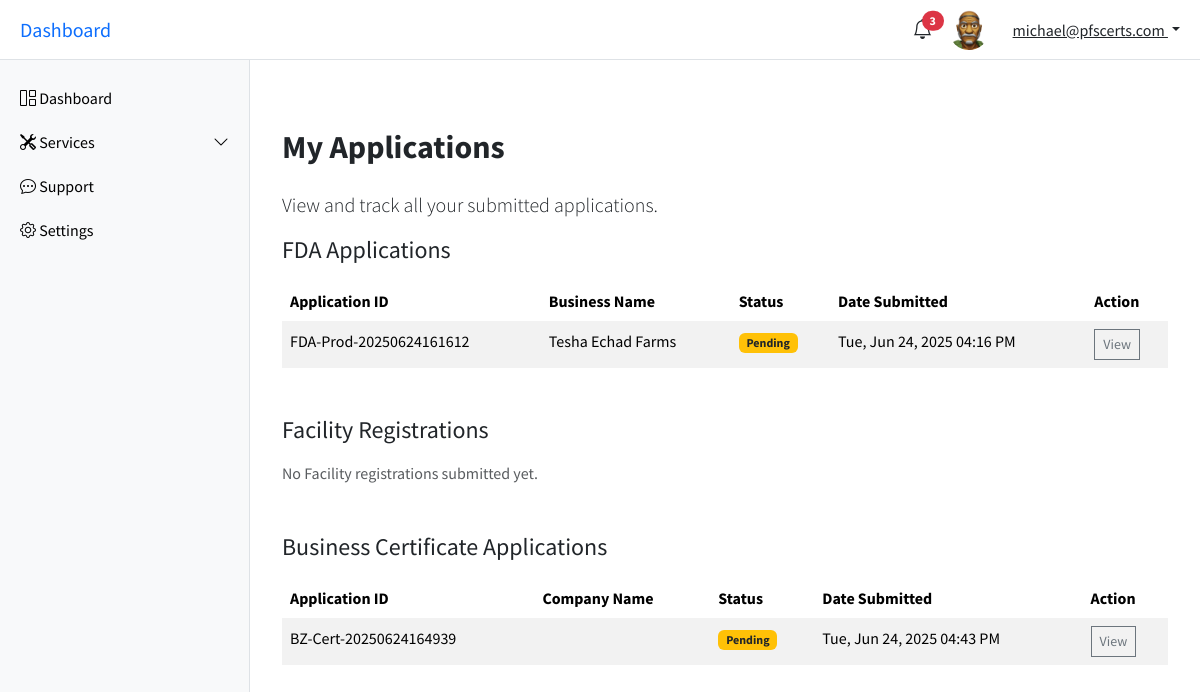
The app's page /account/my_applications/ (signed in) with its own data.
### account/models.py (models this page shows, shortened)
class CustomUser(AbstractUser):
    email = models.EmailField(unique=True,)
    username = models.CharField(max_length=100)
    first_name = models.CharField(max_length=50, verbose_name='First Name')
    last_name = models.CharField(max_length=50, blank=True, verbose_name='Last Name')
    business_name = models.CharField(max_length=250, verbose_name='Business/Company Name')
    phone_number = models.CharField(max_length=30, verbose_name='Phone Number')
    whatsapp_number = models.CharField(max_length=30, verbose_name='Whatsapp Number')
    instagram_handle = models.CharField(max_length=30, blank=True, verbose_name='Instagram Handle')
    facebook_handle = models.CharField(max_length=30, blank=True, verbose_name='Facebook Profile')
    profile_photo = models.ImageField(upload_to='users/profile_photos/', null=True, blank=True, verbose_name='Profile Photo')
    bio = models.TextField(blank=True, verbose_name='Bio')
    x_handle = models.CharField(max_length=30, blank=True, verbose_name='X (Formerly Twitter) Handle')
    linkedin_handle = models.CharField(max_length=30, blank=True, verbose_name='LinkedIn Profile')
    USERNAME_FIELD = 'email'
    REQUIRED_FIELDS = ['username']

class FDAApplication(models.Model):
    STATUS_CHOICES = [
        ('pending', 'Pending'),
        ('in_review', 'In Review'),
        ('completed_documentation', 'Completed Documentation'),
        ('approved', 'Approved'),
        ('rejected', 'Rejected'),
    ]
    PAYMENT_CHOICES = [
        ('paid', 'Paid'),
        ('unpaid', 'Unpaid'),
    ]
    user = models.ForeignKey(CustomUser, on_delete=models.CASCADE, related_name='fda_applications')
    custom_id = models.CharField(max_length=30, unique=True, blank=True)
    business_certificate = models.FileField(upload_to='fda/business_certificates/')
    business_name = models.CharField(max_length=255)
    location = models.CharField(max_length=255)
    products = models.TextField()
    logo = models.ImageField(upload_to='fda/logos/', null=True, blank=True)
    product_labels = models.FileField(upload_to='fda/product_labels/', null=True, blank=True)
    food_handlers_card = models.FileField(upload_to='fda/food_handler_certs/', null=True, blank=True)
    process_description = models.TextField(null=True, blank=True)
    voice_note = models.FileField(upload_to='fda/voice_notes/', null=True, blank=True)
    application_status = models.CharField(max_length=50, choices=STATUS_CHOICES, default='pending')
    submitted_at = models.DateTimeField(auto_now_add=True)
    updated_at = models.DateTimeField(auto_now=True)
    payment_status = models.CharField(max_length=10, choices=PAYMENT_CHOICES, default='unpaid')

class BusinessCertificateApplication(models.Model):
    STATUS_CHOICES = [
        ('pending', 'Pending'),
        ('in_review', 'In Review'),
        ('completed_documentation', 'Completed Documentation'),
        ('approved', 'Approved'),
        ('rejected', 'Rejected'),
    ]
    MARITAL_STATUS_CHOICES = [
        ('Single', 'Single'),
        ('Married', 'Married'),
        ('Divorced', 'Divorced'),
        ('Widowed', 'Widowed'),
    ]
    BUSINESS_TYPE_CHOICES = [
        ('sole_proprietorship', 'Sole Proprietorship'),
        ('non_governmental_organization', 'Non-Governmental Organization'),
        ('limited_liability_company', 'Limited Liability Company'),
    ]
    PAYMENT_CHOICES = [
        ('paid', 'Paid'),
        ('unpaid', 'Unpaid'),
    ]
    user = models.ForeignKey(CustomUser, on_delete=models.CASCADE, )
    full_name = models.CharField(max_length=100)
    dob = models.DateField()
    marital_status = models.CharField(max_length=100, choices=MARITAL_STATUS_CHOICES)
    place_of_birth = models.CharField(max_length=100)
    nationality = models.CharField(max_length=100)
    occupation = models.CharField(max_length=100)
    contact_number_one = models.CharField(max_length=15)
    contact_number_two = models.CharField(max_length=15, blank=True, null=True)
    email = models.EmailField(max_length=100)
    custom_id = models.CharField(max_length=30, unique=True, blank=True)
    business_name = models.CharField(max_length=100)
    nature_of_business = models.CharField(max_length=100)
    type_of_business = models.CharField(max_length=100, choices=BUSINESS_TYPE_CHOICES)
    postal_address = models.TextField()
    company_email = models.EmailField(max_length=100)
    company_building_number = models.CharField(max_length=10)
    company_landmark = models.CharField(max_length=255)
    area = models.CharField(max_length=100)
    district = models.CharField(max_length=100)
    company_gps_address = models.CharField(max_length=100)
    ghana_card_number = models.CharField(max_length=100)
    ghana_card_front = models.ImageField(upload_to='business_cert/gc/')
    ghana_card_back = models.ImageField(upload_to='business_cert/gc/')
    tin_number = models.CharField(max_length=100)
    application_status = models.CharField(max_length=50, choices=STATUS_CHOICES, default='pending')
    payment_status = models.CharField(max_length=10, choices=PAYMENT_CHOICES, default='unpaid')
    submitted_at = models.DateTimeField(auto_now_add=True)
    updated_at = models.DateTimeField(auto_now=True)

### account/views.py (the view)
# urls.py: path('my_applications/', user_applications, name='user-applications'),
@login_required
def user_applications(request):
    fda_applications = FDAApplication.objects.filter(user=request.user)
    business_cert_applications = BusinessCertificateApplication.objects.filter(user=request.user)
    context = {
        'fda_applications': fda_applications,
        'business_cert_applications': business_cert_applications,
    }
    return render(request, 'account/all-user-applications.html', context)

### account/templates/account/all-user-applications.html (shortened to what this page needs)
{% extends "account/base.html" %}
{% block content %}
<main class="main-content" id="mainContent">
    <div class="container mt-5">
        <h2 class="fw-bold mb-4 mt-2">My Applications</h2>
        <p class="lead">View and track all your submitted applications.</p>
    <div class="mb-5">
        <h4 class="mb-3">FDA Applications</h4>
        {% if fda_applications %}
        <table class="table table-striped table-borderless">
            <thead>
            <tr>
                <th>Application ID</th>
                <th>Business Name</th>
                <th>Status</th>
                <th>Date Submitted</th>
                <th>Action</th>
            </tr>
            </thead>
            <tbody>
            {% for app in fda_applications %}
            <tr>
                <td>{{ app.custom_id }}</td>
                <td>{{ app.business_name }}</td>
                <td>
                    {% if app.application_status == 'pending' %}
                        <span class="badge bg-warning text-dark">Pending</span>
                    {% elif app.application_status == 'in_review' %}
                        <span class="badge bg-primary">In Review</span>
                    {% elif app.application_status == 'completed' %}
                        <span class="badge bg-success">Completed</span>
                    {% else %}
                        <span class="badge bg-secondary">Unknown</span>
                    {% endif %}
                </td>
                <td>{{ app.submitted_at|date:"D, M d, Y h:i A" }}</td>
                <td><a href="#" class="btn btn-sm btn-outline-secondary">View</a></td>
            </tr>
            {% endfor %}
            </tbody>
        </table>
        {% else %}
        <p class="text-muted">No FDA applications submitted yet.</p>
        {% endif %}
    </div>
    <div class="mb-5">
        <h4 class="mb-3">Facility Registrations</h4>
        {% if facility_applications %}
        <table class="table table-striped table-borderless">
            <thead>
            <tr>
                <th>Application ID</th>
                <th>Facility Name</th>
                <th>Status</th>
                <th>Date Submitted</th>
                <th>Action</th>
            </tr>
            </thead>
            <tbody>
            {% for app in facility_applications %}
            <tr>
                <td>{{ app.custom_id }}</td>
                <td>{{ app.facility_name }}</td>
                <td><span class="text-muted">{{ app.status }}</span></td>
                <td>{{ app.submitted_at|date:"D, M d, Y h:i A" }}</td>
                <td><a href="#" class="btn btn-sm btn-outline-secondary">View</a></td>
            </tr>
            {% endfor %}
            </tbody>
        </table>
        {% else %}
        <p class="text-muted">No Facility registrations submitted yet.</p>
        {% endif %}
    </div>
    <div class="mb-5">
        <h4 class="mb-3">Business Certificate Applications</h4>
        {% if business_cert_applications %}
        <table class="table table-striped table-borderless">
            <thead>
            <tr>
                <th>Application ID</th>
                <th>Company Name</th>
                <th>Status</th>
                <th>Date Submitted</th>
                <th>Action</th>
            </tr>
            </thead>
            <tbody>
            {% for app in business_cert_applications %}
            <tr>
                <td>{{ app.custom_id }}</td>
                <td>{{ app.company_name }}</td>
                <td>
                    {% if app.application_status == 'pending' %}
                        <span class="badge bg-warning text-dark">Pending</span>
                    {% elif app.application_status == 'in_review' %}
                        <span class="badge bg-primary">In Review</span>
                    {% elif app.application_status == 'completed' %}
                        <span class="badge bg-success">Completed</span>
                    {% else %}
                        <span class="badge bg-secondary">Unknown</span>
                    {% endif %}
                </td>
                <td>{{ app.submitted_at|date:"D, M d, Y h:i A" }}</td>
                <td><a href="#" class="btn btn-sm btn-outline-secondary">View</a></td>
            </tr>
            {% endfor %}
            </tbody>
        </table>
        {% else %}
        <p class="text-muted">No Business Certificate applications submitted yet.</p>
        {% endif %}
    </div>
    </div>
</main>
{% endblock %}

### account/templates/account/base.html (shortened to what this page needs)
<!DOCTYPE html>
{% load static %}
<html lang="en">
<head>
  <link href="https://cdn.jsdelivr.net/npm/bootstrap@5.3.3/dist/css/bootstrap.min.css" rel="stylesheet">
  <link href="https://cdn.jsdelivr.net/npm/bootstrap-icons@1.10.5/font/bootstrap-icons.css" rel="stylesheet">
</head>
<body>
<header class="topbar">
  <h5 class="m-0 d-none d-lg-block">
    <a href="{% url 'user-dashboard' %}" class="text-decoration-none">Dashboard</a>
  </h5>
  <div class="d-flex align-items-center gap-3 ms-auto">
    <div class="dropdown">
      <a href="#" class="text-dark position-relative" id="notifDropdown" data-bs-toggle="dropdown" aria-expanded="false">
        <i class="bi bi-bell fs-5"></i>
        <span class="position-absolute top-0 start-100 translate-middle badge rounded-pill bg-danger">3</span>
      </a>
    </div>
    <img src="{% if user.profile_photo %}{{ user.profile_photo.url }}{% else %}https://ui-avatars.com/api/?name={{ user.first_name }}+{{ user.last_name }}&background=0D8ABC&color=fff&size=40{% endif %}" alt="Profile" class="rounded-circle me-2" style="width: 40px; height: 40px; object-fit: cover;">
    <div class="dropdown">
      <a class="dropdown-toggle text-dark" href="#" id="userDropdown" data-bs-toggle="dropdown" aria-expanded="false">
        {{ request.user.email }}
      </a>
    </div>
  </div>
</header>
<nav class="sidebar" id="sidebar">
  <a href="{% url 'user-dashboard' %}"><i class="bi bi-grid-1x2"></i> Dashboard</a>
  <a data-bs-toggle="collapse" href="#servicesMenu" role="button" aria-expanded="false" aria-controls="servicesMenu">
    <i class="bi bi-tools"></i> Services
    <i class="bi bi-chevron-down float-end"></i>
  </a>
  <a href="{% url "support" %}"><i class="bi bi-chat-dots"></i> Support</a>
  <a href="{% url "settings" %}"><i class="bi bi-gear"></i> Settings</a>
</nav>
{% block content %}{% endblock content %}
</body>
</html>

### account/templates/account/base.html (style rules this page uses)
body { font-family: 'Source Sans Pro', sans-serif; }
.sidebar { position: fixed; top: 60px; left: 0; height: 100vh; overflow-y: auto; width: 250px; background: #f8f9fa; border-right: 1px solid #dee2e6; padding-top: 1rem; transition: transform 0.3s ease; }
.sidebar a { padding: 10px 20px; display: block; color: #000; text-decoration: none; }
.main-content { margin-left: 250px; padding: 80px 20px 20px; transition: margin-left 0.3s; }
.topbar { position: fixed; top: 0; left: 0; right: 0; height: 60px; background-color: #fff; border-bottom: 1px solid #dee2e6; display: flex; align-items: center; justify-content: space-between; padding: 0 20px; z-index: 1030; }
.btn, .card { border-radius: 0 !important; box-shadow: none !important; transition: background-color 0.3s, color 0.3s; }

### records on screen
CustomUser: profile_photo (picture), user.email "michael@pfscerts.com"
FDAApplication: custom_id "FDA-Prod-20250624161612", business_name "Tesha Echad Farms", application_status "Pending", submitted_at "Tue, Jun 24, 2025 04:16 PM"
BusinessCertificateApplication: custom_id "BZ-Cert-20250624164939", application_status "Pending", submitted_at "Tue, Jun 24, 2025 04:43 PM"
